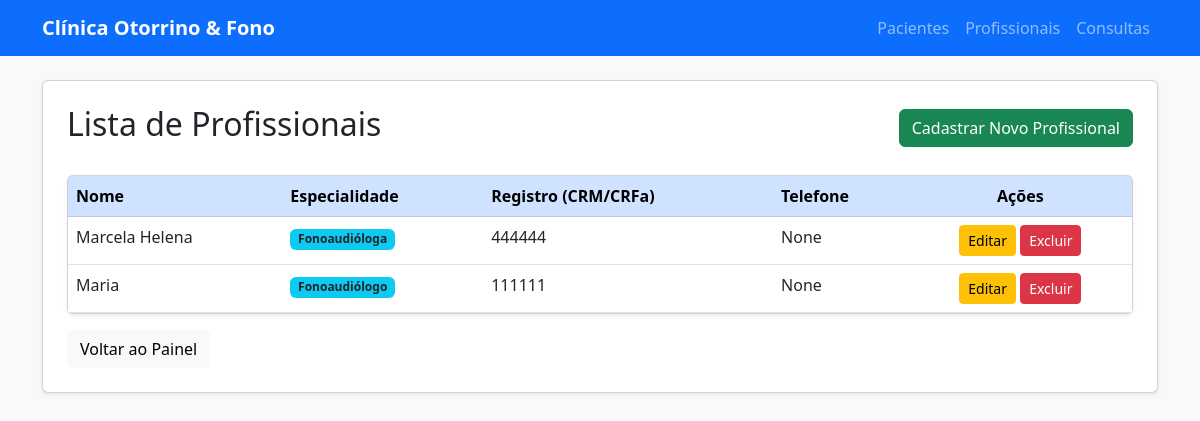
The app's page /logica/profissionais/ with its own data.
### logica/models.py (models this page shows, shortened)
class Profissional (models.Model):
    ESPECIALIDADE_CHOICES = [
        ('Otorrinolaringologista', 'Otorrinolaringologista'),
        ('Fonoaudiólogo', 'Fonoaudiólogo'),
    ]
    nome = models.CharField(max_length=100)
    especialidade = models.CharField(max_length=100,
        choices=ESPECIALIDADE_CHOICES,
        default='Fonoaudiólogo'
    )
    registro = models.CharField(max_length=20)
    telefone = models.CharField(max_length=15, null=True, blank=True)

### logica/views.py (the view)
# urls.py: path('profissionais/', views.profissional_list, name='profissional_list'),
def profissional_list(request):
    profissionais = Profissional.objects.all()
    return render(request, 'logica/profissional_list.html', {'profissionais': profissionais})

### logica/templates/logica/profissional_list.html
{% extends 'logica/base.html' %}
{% block content %}
<div class="d-flex justify-content-between align-items-center mb-4">
    <h2>Lista de Profissionais</h2>
    <a href="{% url 'criar_profissional' %}" class="btn btn-success">
        Cadastrar Novo Profissional
    </a>
</div>
<div class="card shadow-sm">
    <div class="card-body p-0">
        <table class="table table-hover mb-0">
            <thead class="table-primary">
                <tr>
                    <th>Nome</th>
                    <th>Especialidade</th>
                    <th>Registro (CRM/CRFa)</th>
                    <th>Telefone</th>
                    <th class="text-center">Ações</th>
                </tr>
            </thead>
            <tbody>
                {% for profissional in profissionais %}
                <tr>
                    <td>{{ profissional.nome }}</td>
                    <td>
                        <span class="badge bg-info text-dark">
                            {{ profissional.especialidade }}
                        </span>
                    </td>
                    <td>{{ profissional.registro }}</td>
                    <td>{{ profissional.telefone }}</td>
                    <td class="text-center">
                        <a href="#" class="btn btn-sm btn-warning">Editar</a>
                        <a href="#" class="btn btn-sm btn-danger">Excluir</a>
                    </td>
                </tr>
                {% empty %}
                <tr>
                    <td colspan="5" class="text-center text-muted py-4">
                        Nenhum profissional cadastrado no sistema.
                    </td>
                </tr>
                {% endfor %}
            </tbody>
        </table>
    </div>
</div>
<div class="mt-3">
    <a href="{% url 'home' %}" class="btn btn-light">Voltar ao Painel</a>
</div>
{% endblock %}

### records on screen
Profissional: nome "Marcela Helena", especialidade "Fonoaudióloga", registro "444444", telefone "None"
Profissional: nome "Maria", especialidade "Fonoaudiólogo", registro "111111", telefone "None"
